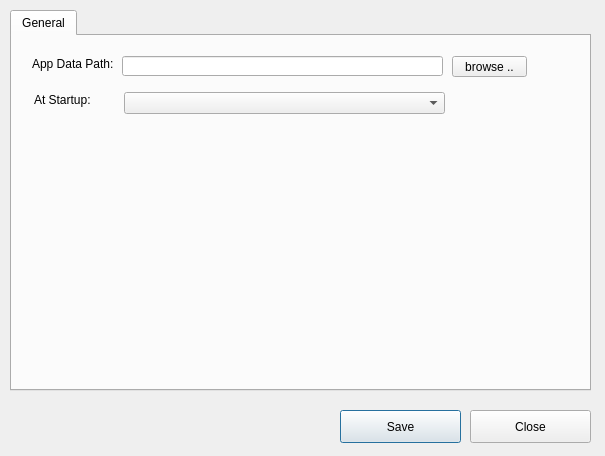
<?xml version="1.0" encoding="UTF-8"?>
<ui version="4.0">
 <class>ConfigDlg</class>
 <widget class="QDialog" name="ConfigDlg">
  <property name="geometry">
   <rect>
    <x>0</x>
    <y>0</y>
    <width>605</width>
    <height>456</height>
   </rect>
  </property>
  <property name="windowTitle">
   <string>Configuration</string>
  </property>
  <widget class="QPushButton" name="cmdSave">
   <property name="geometry">
    <rect>
     <x>340</x>
     <y>410</y>
     <width>121</width>
     <height>33</height>
    </rect>
   </property>
   <property name="text">
    <string>Save</string>
   </property>
  </widget>
  <widget class="QPushButton" name="cmdClose">
   <property name="geometry">
    <rect>
     <x>470</x>
     <y>410</y>
     <width>121</width>
     <height>33</height>
    </rect>
   </property>
   <property name="text">
    <string>Close</string>
   </property>
  </widget>
  <widget class="QTabWidget" name="tabWidget">
   <property name="geometry">
    <rect>
     <x>10</x>
     <y>10</y>
     <width>581</width>
     <height>381</height>
    </rect>
   </property>
   <property name="currentIndex">
    <number>0</number>
   </property>
   <widget class="QWidget" name="tab">
    <attribute name="title">
     <string>General</string>
    </attribute>
    <widget class="QPushButton" name="cmdAppDataPath">
     <property name="geometry">
      <rect>
       <x>440</x>
       <y>20</y>
       <width>75</width>
       <height>21</height>
      </rect>
     </property>
     <property name="text">
      <string>browse ..</string>
     </property>
    </widget>
    <widget class="QLabel" name="label_2">
     <property name="geometry">
      <rect>
       <x>20</x>
       <y>20</y>
       <width>81</width>
       <height>16</height>
      </rect>
     </property>
     <property name="text">
      <string>App Data Path:</string>
     </property>
    </widget>
    <widget class="QLineEdit" name="txtAppDataPath">
     <property name="geometry">
      <rect>
       <x>110</x>
       <y>20</y>
       <width>321</width>
       <height>20</height>
      </rect>
     </property>
    </widget>
    <widget class="QComboBox" name="cboStartup">
     <property name="geometry">
      <rect>
       <x>112</x>
       <y>56</y>
       <width>321</width>
       <height>22</height>
      </rect>
     </property>
    </widget>
    <widget class="QLabel" name="label_5">
     <property name="geometry">
      <rect>
       <x>22</x>
       <y>56</y>
       <width>81</width>
       <height>16</height>
      </rect>
     </property>
     <property name="text">
      <string>At Startup:</string>
     </property>
    </widget>
   </widget>
  </widget>
 </widget>
 <tabstops>
  <tabstop>txtAppDataPath</tabstop>
  <tabstop>cmdAppDataPath</tabstop>
  <tabstop>cboStartup</tabstop>
  <tabstop>cmdSave</tabstop>
  <tabstop>cmdClose</tabstop>
  <tabstop>tabWidget</tabstop>
 </tabstops>
 <resources/>
 <connections/>
</ui>
